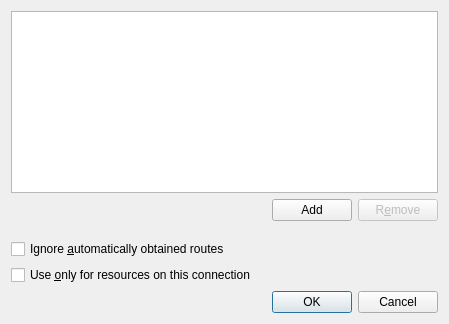
<?xml version="1.0" encoding="UTF-8"?>
<ui version="4.0">
 <class>RoutesIp6Config</class>
 <widget class="QWidget" name="RoutesIp6Config">
  <property name="geometry">
   <rect>
    <x>0</x>
    <y>0</y>
    <width>449</width>
    <height>324</height>
   </rect>
  </property>
  <property name="sizePolicy">
   <sizepolicy hsizetype="Minimum" vsizetype="Fixed">
    <horstretch>0</horstretch>
    <verstretch>0</verstretch>
   </sizepolicy>
  </property>
  <property name="windowTitle">
   <string>Edit IPv6 Routes</string>
  </property>
  <layout class="QGridLayout" name="gridLayout">
   <item row="0" column="0" colspan="3">
    <widget class="QTableView" name="tableViewAddresses">
     <property name="sizePolicy">
      <sizepolicy hsizetype="Preferred" vsizetype="Minimum">
       <horstretch>0</horstretch>
       <verstretch>0</verstretch>
      </sizepolicy>
     </property>
     <property name="minimumSize">
      <size>
       <width>150</width>
       <height>50</height>
      </size>
     </property>
     <property name="selectionMode">
      <enum>QAbstractItemView::SingleSelection</enum>
     </property>
     <property name="selectionBehavior">
      <enum>QAbstractItemView::SelectRows</enum>
     </property>
     <property name="showGrid">
      <bool>true</bool>
     </property>
     <property name="gridStyle">
      <enum>Qt::SolidLine</enum>
     </property>
     <attribute name="horizontalHeaderStretchLastSection">
      <bool>true</bool>
     </attribute>
     <attribute name="verticalHeaderVisible">
      <bool>false</bool>
     </attribute>
    </widget>
   </item>
   <item row="1" column="0">
    <spacer name="horizontalSpacer">
     <property name="orientation">
      <enum>Qt::Horizontal</enum>
     </property>
     <property name="sizeHint" stdset="0">
      <size>
       <width>119</width>
       <height>20</height>
      </size>
     </property>
    </spacer>
   </item>
   <item row="1" column="1">
    <widget class="QPushButton" name="pushButtonAdd">
     <property name="text">
      <string comment="Insert a row">Add</string>
     </property>
     <property name="icon">
      <iconset theme="list-add">
       <normaloff/>
      </iconset>
     </property>
    </widget>
   </item>
   <item row="1" column="2">
    <widget class="QPushButton" name="pushButtonRemove">
     <property name="enabled">
      <bool>false</bool>
     </property>
     <property name="text">
      <string comment="Remove a selected row">R&amp;emove</string>
     </property>
     <property name="icon">
      <iconset theme="list-remove">
       <normaloff/>
      </iconset>
     </property>
    </widget>
   </item>
   <item row="2" column="0">
    <spacer name="verticalSpacer">
     <property name="orientation">
      <enum>Qt::Vertical</enum>
     </property>
     <property name="sizeType">
      <enum>QSizePolicy::Fixed</enum>
     </property>
     <property name="sizeHint" stdset="0">
      <size>
       <width>20</width>
       <height>12</height>
      </size>
     </property>
    </spacer>
   </item>
   <item row="3" column="0">
    <widget class="QCheckBox" name="cbIgnoreAutoRoutes">
     <property name="text">
      <string>Ignore &amp;automatically obtained routes</string>
     </property>
    </widget>
   </item>
   <item row="4" column="0" colspan="2">
    <widget class="QCheckBox" name="cbNeverDefault">
     <property name="text">
      <string>Use &amp;only for resources on this connection</string>
     </property>
    </widget>
   </item>
   <item row="5" column="1" colspan="2">
    <widget class="QDialogButtonBox" name="buttonBox">
     <property name="standardButtons">
      <set>QDialogButtonBox::Cancel|QDialogButtonBox::Ok</set>
     </property>
    </widget>
   </item>
  </layout>
 </widget>
 <resources/>
 <connections/>
</ui>
